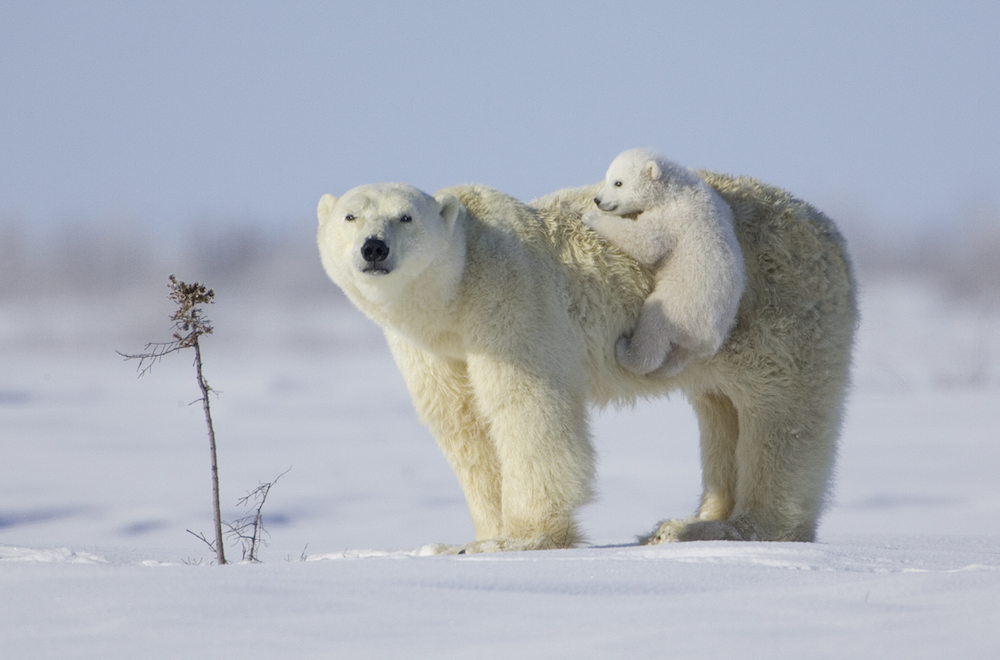
#> input picture vision/polarbear.jpg, 1000 x 660 px
$ python blur.py
#> lines starting #> are read from the running program, lines starting #| are printed output that depends on the picture
#!/usr/local/bin/python3
import numpy as np
from matplotlib import pyplot as plt
import urllib.request, cv2, sys, re, time

# Default image file
imgSpec = "polarbear.jpg"
if len(sys.argv) > 1: imgSpec = sys.argv[1]


# Decide between file & url with regular expression (re)
if re.compile("^\\w*\\:\\/\\/").search(imgSpec) is None:
  img = cv2.imread(imgSpec, cv2.IMREAD_COLOR)
#> img is the input picture: shape (660, 1000, 3); mean B, G, R 185.6, 175.9, 171
else:
  resp = urllib.request.urlopen(imgSpec)
  img = np.asarray(bytearray(resp.read()), dtype = "uint8")
  img = cv2.imdecode(img, cv2.IMREAD_COLOR)


# Allows window to be resized by user (in theory)
cv2.namedWindow('image', cv2.WINDOW_NORMAL)
height, width = img.shape[:2]    # Get image dimensions
#> height = 660; width = 1000
widthMax = 1024                  # The screen width, in pixels
if (width > widthMax):
  cv2.resizeWindow('image', widthMax, int(height*widthMax/width))

height, width, depth = img.shape
#> depth = 3

grayscale = np.array([0.3, 0.59, 0.11])

gauss = np.array([[1, 2, 1],
                  [2, 4, 2],
                  [1, 2, 1]])/16

tick = time.clock()
for i in range(height):
    for j in range(width):
        img[i, j] = np.dot(grayscale, img[i, j])
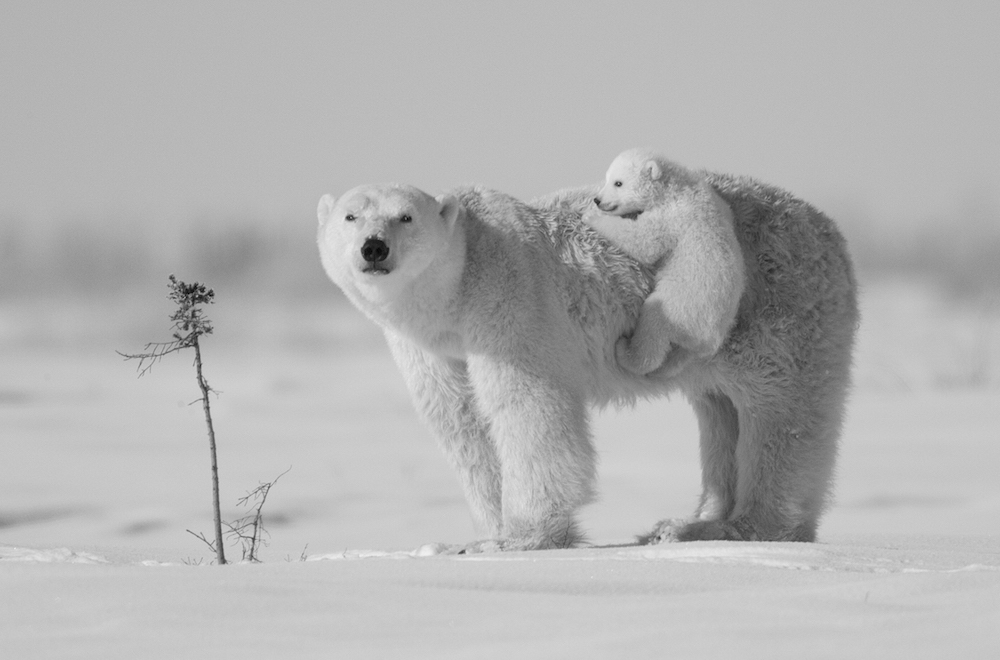
#> img: shape (660, 1000, 3); min 0, max 240, mean 177.8
print("Time: {}".format(time.clock()-tick))

blurred = cv2.filter2D(img, -1, gauss)

#edges = cv2.Canny(blurred,100,200)

cv2.imshow('Guassian Blur', blurred)
while True:
    key = cv2.waitKey(0)
#> (key Esc is pressed here)
    if key == 27:
        cv2.destroyAllWindows()
        break
    if key == ord('r'):
        cv2.destroyAllWindows()
        cv2.imshow('Original', original)
    if key == ord('g'):
        cv2.destroyAllWindows()
        cv2.imshow('Grayscale', img)
    if key == ord('b'):
        cv2.destroyAllWindows()
        cv2.imshow('Gaussian Blur', blurred)


# [5 lines of commented-out code are left out]
